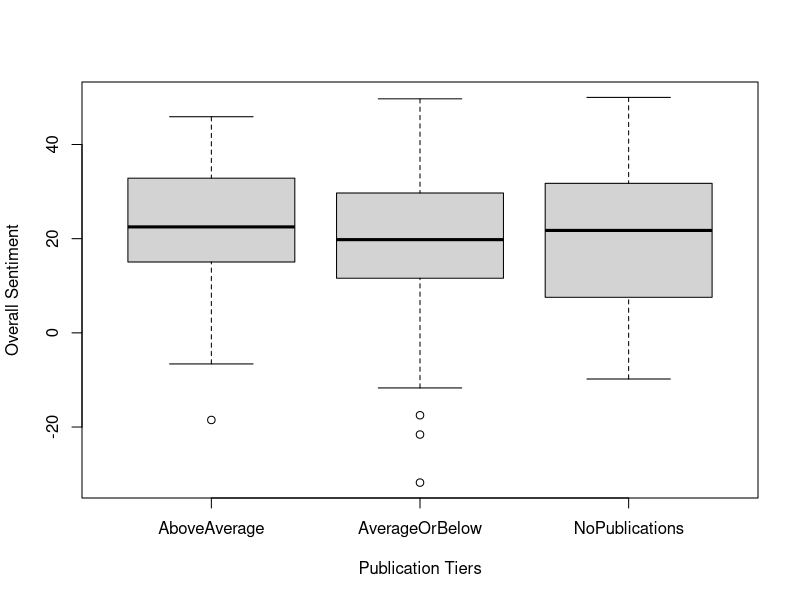
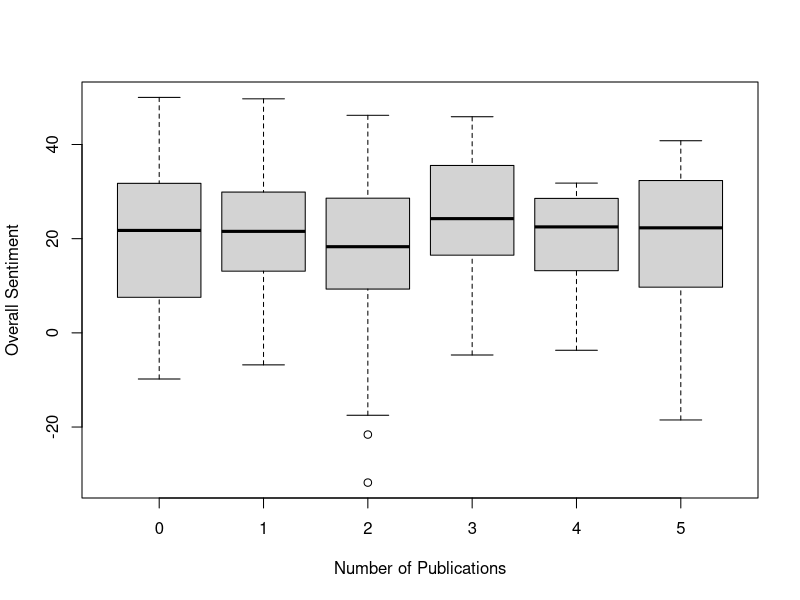

Generate these figures, in order, with R:
replication <- read.csv(file = "data/HomeworkOneDataSet.csv")
require(tidyverse)
summary(replication)
str(replication)

#I have renamed the variables so they are easier to work with

# $ Participant                : int  1 3 4 5 7 8 9 10 11 12 ...
# $ WouldReccomend             : chr  "2" "2" "1" "1" ...
# $ LackOriginality            : int  55 51 19 0 40 40 83 89 38 100 ...
# $ GeneralizePrevious         : int  80 39 50 100 90 100 100 63 55 47 ...
# $ QuestionOriginal           : int  53 40 51 100 80 80 78 81 41 100 ...
# $ NotPriority                : int  56 85 21 53 80 94 90 90 7 100 ...
# $ BuildReputation            : int  72 24 20 74 60 84 7 27 55 49 ...
# $ VerifyResults              : int  75 50 51 100 20 82 95 80 36 100 ...
# $ NegativePublisherEvaluation: int  59 50 23 NA 30 86 39 87 60 75 ...
# $ ExpandResults              : int  67 50 95 83 90 88 100 77 52 90 ...
# $ EstablishKnowledge         : int  65 70 82 52 50 85 68 91 48 100 ...
# $ LearnMethods               : int  63 80 88 88 85 85 97 85 45 100 ...
# $ RelevantResearch           : int  56 70 83 97 91 65 54 84 80 100 ...
# $ StrengthenDiscipline       : int  55 80 86 100 86 77 80 60 62 100 ...
# $ ConsolidateResults         : int  56 50 84 100 46 83 89 81 62 100 ...
# $ ValuableToField            : int  59 70 85 100 100 81 58 78 80 100 ...
# $ LackInnovation             : int  36 50 19 0 13 28 43 79 42 96 ...
# $ IncreaseOrDecrease         : int  3 3 3 3 3 1 3 2 3 3 ...
# $ HaveReplicated             : int  1 0 0 1 0 1 1 1 0 1 ...
# $ WantToReplicate            : chr  "" "Yes" "Yes" "" ...
# $ Country                    : chr  "China" "China" "China" "China" ...
# $ PublishPerYear             : int  1 0 NA NA NA 0 0 1 NA 2 ...
# $ CoursesTaken               : int  2 2 1 1 2 0 2 1 5 0 ...
# $ ResearchType               : int  3 4 4 2 2 NA 4 3 2 2 ...

# Where respondents were from
# rev(sort(table(replication$Country)))

# USA                   United Kingdom 
# 130                               22 
# Germany                       Brazil 
# 21                               20 
# Canada                        China 
# 19                               14 
# Spain                       Belgium 
# 11                                9 
# Netherlands                   Japan 
# 8                                8 

# switched to dplyr rev(sort(table(round(((replication$Country)/length(replication$Country)), digits = 2)))


topCountries <-  replication %>%
  select(Country) %>% 
  group_by(Country) %>%
  na.omit() %>% 
  summarise(frequency = n()) %>%
  arrange(desc(frequency))

# I want to use more functions and classes in R.  Any tips how to do so?

function(r)
{
  r + 1
}
# How to add logical statements to mutate
# https://stackoverflow.com/questions/24459752/can-dplyr-package-be-used-for-conditional-mutating


library(scales)
replication %>%
  select(WouldReccomend, HaveReplicated) %>%
  mutate(ReplicatedAndReccomended = case_when(
    WouldReccomend == 1 & HaveReplicated == 1 ~ 1,
    WouldReccomend == 0 & HaveReplicated == 1 ~ 0)) %>% 
  na.omit() %>%
  summarise(PercentOfDoneAndReccomend = 
              percent(round(mean(ReplicatedAndReccomended),digits=2)))

# Almost all individuals who had completed a replication study would
# reccomend it to others... kind of obvious.

# PercentOfDoneAndReccomend
# 1                       98%

#dplyr makes working with data much easier.

topCountries <- as.data.frame(topCountries)

# Country        frequency
# <chr>              <int>
# 1 USA                  130
# 2 United Kingdom        22
# 3 Germany               21
# 4 Brazil                20
# 5 Canada                19
# 6 China                 14
# 7 Spain                 11
# 8 Belgium                9
# 9 Japan                  8
# 10 Netherlands           8


# Amount of respondents who would recommend replicating research to others.
table(replication$WouldReccomend)/length(replication$WouldReccomend)

# 1           2           No response 
# 0.91150442  0.04424779  0.02359882

# table(replication$WantToReplicate)/length(replication$WantToReplicate)

#dplyr is more intuitive

publishOrPerish <- replication %>%
  select(PublishPerYear) %>%
  na.omit() %>% 
  # summarize(AveragePerYear = mean(PublishPerYear)) %>% 
  group_by(PublishPerYear) %>%
  summarise(amount = n()) %>%
  arrange(desc(amount))

publishOrPerish


# Of the sample, average number of papers published per person per year.
# AveragePerYear
# 1       1.711191

#Subtract 50 from all values to centralize, then make responses to negative
# statements negative so all agreement flows in the same direction.
# Three or four were excluded due to neutrality.

#Grouped by Zero Publications, Average or Below Publications and Above Average

PerceptionCentralized <- replication %>%
  select(c(LackOriginality, NotPriority, BuildReputation, VerifyResults, 
           NegativePublisherEvaluation, ExpandResults, RelevantResearch, 
           StrengthenDiscipline, ValuableToField, LackInnovation, PublishPerYear)) %>%
  mutate(across(c("BuildReputation", "VerifyResults", "ExpandResults", 
                  "RelevantResearch", "StrengthenDiscipline", 
                  "ValuableToField", "LackOriginality", "NotPriority", 
                  "NegativePublisherEvaluation", "LackInnovation"), 
                ~replace(., is.na(.), 50))) %>%
  na.omit() %>% #this omit removes any rows that have an NA in PublishPerYear
  mutate(across(c("BuildReputation", "VerifyResults", "ExpandResults", 
                  "RelevantResearch", "StrengthenDiscipline", 
                  "ValuableToField",), ~ .x - 50)) %>% 
  mutate(across(c("LackOriginality", "NotPriority", 
                  "NegativePublisherEvaluation", "LackInnovation"),
                ~ -(.x - 50))) %>%
  mutate(OverallPerception = (rowSums(.))/10) %>%
  mutate(publicationTier = case_when(
    PublishPerYear == 0 ~ "NoPublications",
    PublishPerYear != 0 & PublishPerYear <= 2 ~ "AverageOrBelow", 
    PublishPerYear > 2 ~ "AboveAverage")) %>% 
    group_by(publicationTier) #%>%
  # summarize(ReplicationSentiment = mean(OverallPerception))

# publicationTier ReplicationSentiment
# <chr>                          <dbl>
# 1 AboveAverage                    22.3
# 2 AverageOrBelow                  19.7
# 3 NoPublications                  19.8

PerceptionCentralized  

TierOverallPerception <- PerceptionCentralized %>%
  select(publicationTier, OverallPerception)

AnovaPublish <- aov(OverallPerception ~ publicationTier, data = TierOverallPerception)

summary(AnovaPublish)

#                   Df Sum Sq Mean Sq F value Pr(>F)
# publicationTier   2    360   180.0   1.016  0.363
# Residuals       274  48526   177.1       

#Could not reject the null hypothesis.

boxplot(OverallPerception ~ publicationTier, data = TierOverallPerception, 
        ylab = "Overall Sentiment", xlab = "Publication Tiers")

# library("ggpubr")
# ggboxplot(TierOverallPerception, x = "publicationTier", y = "OverallPerception", 
#           color = "group", palette = c("#00AFBB", "#E7B800", "#FC4E07"), 
#           order = c("AboveAverage", "AverageOrBelow", "NoPublications"), 
#           ylab = "Amount of Publications Per Year", xlab = "Overall Sentiment")

###9/3/2023: mutate can be used together with across and concatenate
###to apply functions to each cell in the desired variables.  rowSums() is great
###for adding up a row.  I need to find a way to do na omission based on specific
###columns.  

#666666666666666666666666666666  Ran same code again with 6 gropus 1 way anove

PerceptionCentralizedSixGroups <- replication %>%
  select(c(LackOriginality, NotPriority, BuildReputation, VerifyResults, 
           NegativePublisherEvaluation, ExpandResults, RelevantResearch, 
           StrengthenDiscipline, ValuableToField, LackInnovation, PublishPerYear)) %>%
  mutate(across(c("BuildReputation", "VerifyResults", "ExpandResults", 
                  "RelevantResearch", "StrengthenDiscipline", 
                  "ValuableToField", "LackOriginality", "NotPriority", 
                  "NegativePublisherEvaluation", "LackInnovation"), 
                ~replace(., is.na(.), 50))) %>%
  na.omit() %>% #this omit removes any rows that have an NA in PublishPerYear
  mutate(across(c("BuildReputation", "VerifyResults", "ExpandResults", 
                  "RelevantResearch", "StrengthenDiscipline", 
                  "ValuableToField",), ~ .x - 50)) %>% 
  mutate(across(c("LackOriginality", "NotPriority", 
                  "NegativePublisherEvaluation", "LackInnovation"),
                ~ -(.x - 50))) %>%
  mutate(OverallPerception = (rowSums(.))/10) %>%
  group_by(PublishPerYear) #%>%

# PublishPerYear ReplicationSentiment
#               <int>             <dbl>
# 1              0                 19.8
# 2              1                 20.4
# 3              2                 18.7
# 4              3                 24.7
# 5              4                 18.4
# 6              5                 19.5

SixGroupsOverallPerception <- PerceptionCentralizedSixGroups %>%
  select(PublishPerYear, OverallPerception)

AnovaPublishSixGroups <- aov(OverallPerception ~ PublishPerYear, data = SixGroupsOverallPerception)

summary(AnovaPublishSixGroups)

boxplot(OverallPerception ~ PublishPerYear, data = SixGroupsOverallPerception, 
        ylab = "Overall Sentiment", xlab = "Number of Publications")



# Df Sum Sq Mean Sq F value Pr(>F)
# publicationTier   2    360   180.0   1.016  0.363
# Residuals       274  48526   177.1     

#The sample data that comes with some of these packages is great.

starwars %>%
  select(height, mass, gender, species) %>%
  filter(species == "Human") %>%
  na.omit() %>%
  mutate(height = height / 100) %>%
  mutate(bmi = mass / height^2) %>%
  group_by(gender) %>% 
  summarise(Average_BMI = mean(bmi))

